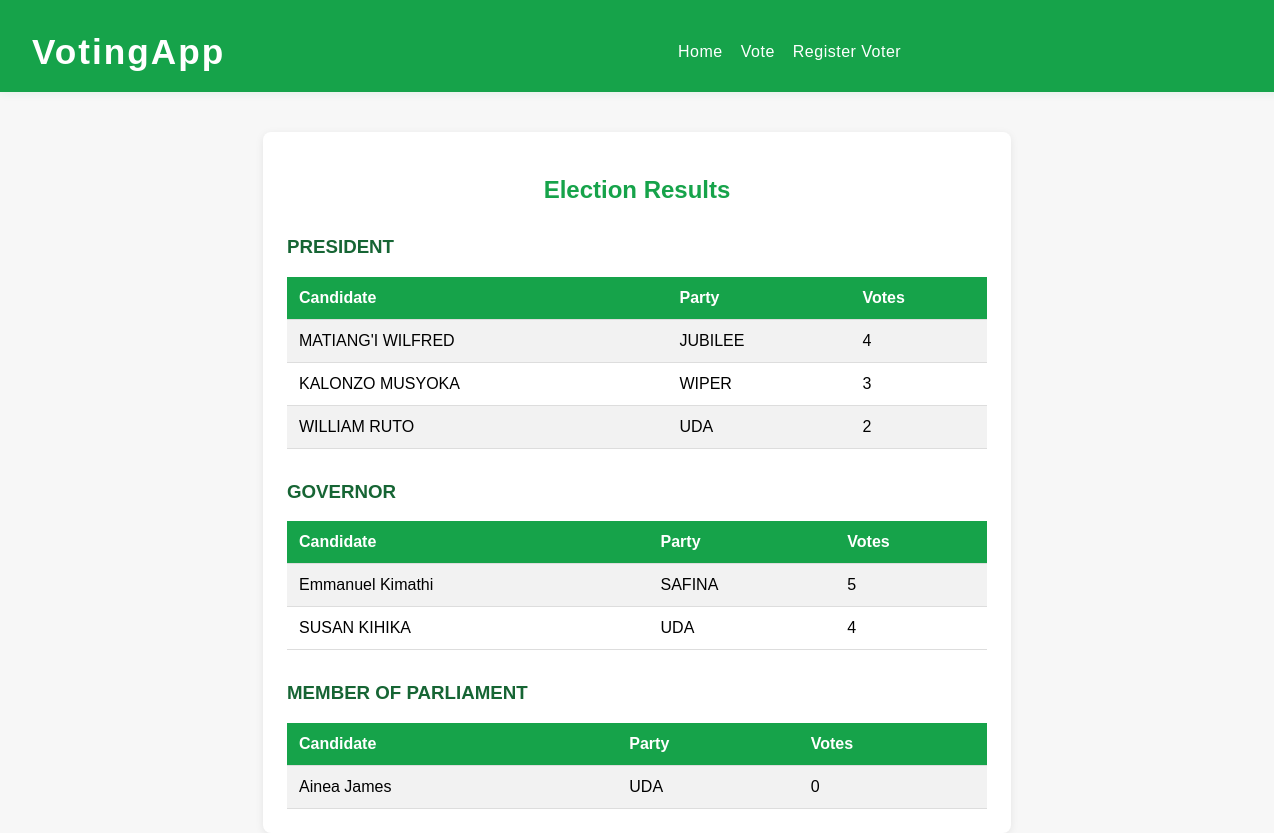
Before: /evoting/results/ (signed in) with the older database file.
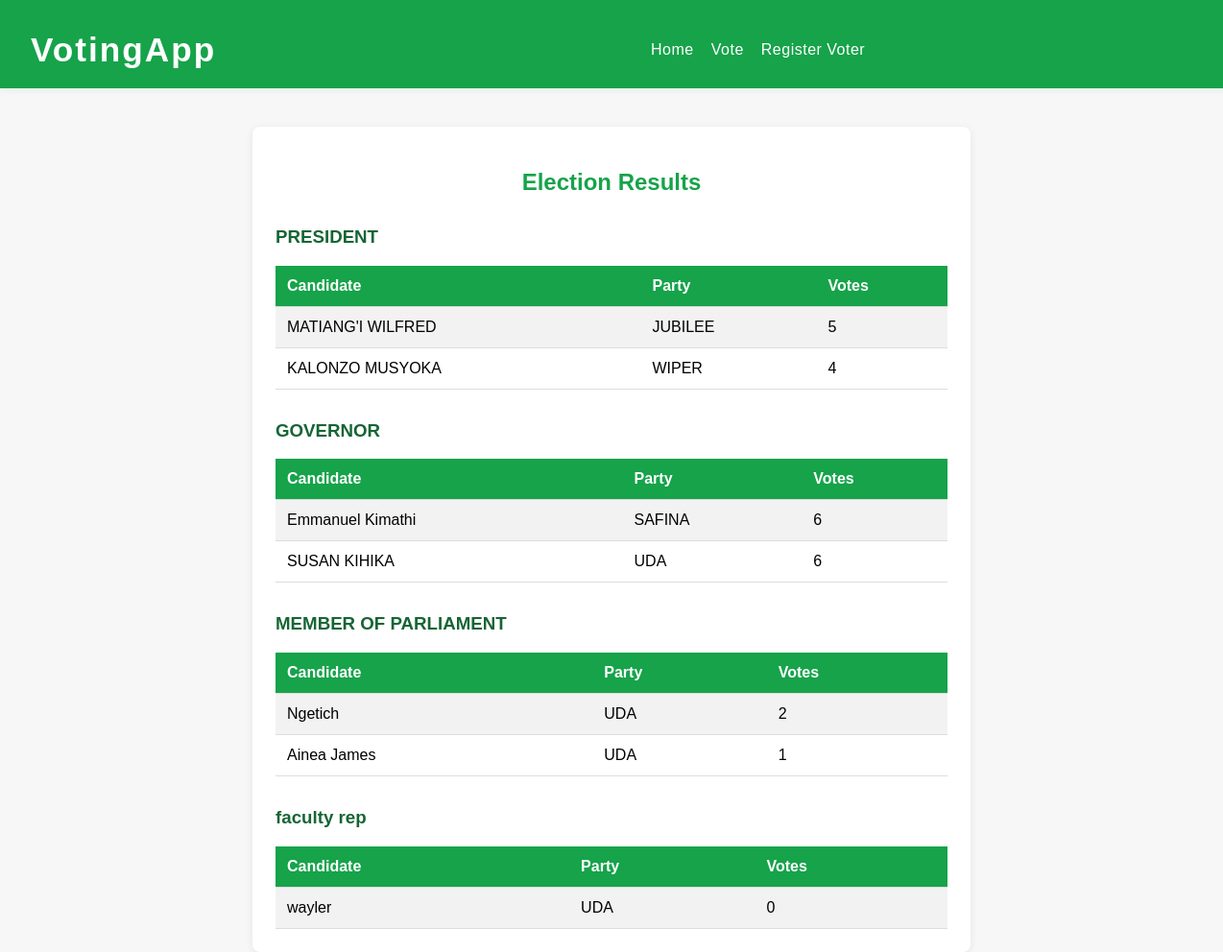
After: the same page with the newer database file.
### Evoting/models.py (models this page shows, shortened)
class Candidate(models.Model):
    name = models.CharField(max_length=100)
    party = models.CharField(max_length=100, default='')
    position = models.CharField(max_length=100, default='')
    votes = models.PositiveIntegerField(default=0)
    is_faculty_representative = models.BooleanField(default=True)
    faculty = models.CharField(
        max_length=50, choices=FACULTY_CHOICES, null=True, blank=True
    )

### Evoting/views.py (the view)
# urls.py: path('results/', views.results, name='results'),
@login_required
def results(request):
    positions = Candidate.objects.values_list('position', flat=True).distinct()
    results_by_position = {}
    for position in positions:
        results_by_position[position] = Candidate.objects.filter(position=position).order_by('-votes')
    return render(request, "results.html", {"results_by_position": results_by_position})

### Evoting/templates/results.html (shortened to what this page needs)
<!DOCTYPE html>
<html lang="en">
<head>
</head>
<body>
    <div class="header">
        <span>VotingApp</span>
        <nav>
            <a href="{% url 'Evoting:index' %}">Home</a>
            <a href="{% url 'Evoting:vote' %}">Vote</a>
            <a href="{% url 'Evoting:register_voter' %}">Register Voter</a>
        </nav>
    </div>
    <div class="container">
        <h2>Election Results</h2>
        {% for position, candidates in results_by_position.items %}
            <h3>{{ position }}</h3>
            <table>
                <tr>
                    <th>Candidate</th>
                    <th>Party</th>
                    <th>Votes</th>
                </tr>
                {% for candidate in candidates %}
                <tr>
                    <td>{{ candidate.name }}</td>
                    <td>{{ candidate.party }}</td>
                    <td>{{ candidate.votes }}</td>
                </tr>
                {% empty %}
                <tr>
                    <td colspan="3" style="text-align:center;">No candidates for this position.</td>
                </tr>
                {% endfor %}
            </table>
        {% endfor %}
    </div>
</body>
</html>

### Evoting/templates/results.html (style rules this page uses)
html, body { height: 100%; margin: 0; padding: 0; }
body { font-family: Arial, sans-serif; background: #f7f7f7; margin: 0; padding: 0; }
.header { background: #16a34a; color: #fff; padding: 32px 0 20px 0; display: flex; align-items: center; justify-content: flex-start; margin-bottom: 32px; box-shadow: 0 2px 8px rgba(22,163,74,0.08); padding-left: 32px; padding-right: 32px; width: 100vw; position: relative; top: 0; left: 0; z-index: 10; }
.header span { font-size: 2.2rem; font-weight: 700; letter-spacing: 2px; margin-right: 48px; }
.header nav { display: flex; align-items: center; justify-content: center; flex: 1; }
.header nav a { color: #fff; text-decoration: none; margin-right: 18px; font-weight: 400; font-size: 1rem; letter-spacing: 0.5px; transition: text-decoration 0.2s; }
.header nav a:last-child { margin-right: 0; }
.container { max-width: 700px; margin: 40px auto; background: #fff; padding: 24px; border-radius: 8px; box-shadow: 0 2px 8px rgba(0,0,0,0.08); }
h2 { text-align: center; color: #16a34a; }
h3 { color: #166534; margin-top: 32px; }
table { width: 100%; border-collapse: collapse; margin-top: 12px; }
th, td { padding: 12px; border-bottom: 1px solid #ddd; text-align: left; }
th { background: #16a34a; color: #fff; }
tr:nth-child(even) { background: #f2f2f2; }

Changed rows visible on the page:
removed Candidate: name "WILLIAM RUTO", party "UDA", votes "2", shown under "PRESIDENT"
changed Candidate "MATIANG'I WILFRED": votes "4" → "5"
changed Candidate "KALONZO MUSYOKA": votes "3" → "4"
changed Candidate "Emmanuel Kimathi": votes "5" → "6"
changed Candidate "SUSAN KIHIKA": votes "4" → "6"
added Candidate: name "Ngetich", party "UDA", votes "2", shown under "MEMBER OF PARLIAMENT"
changed Candidate "Ainea James": votes "0" → "1"
added Candidate: name "wayler", party "UDA", votes "0", shown under "faculty rep"
Other visible differences:
new list line: "faculty rep Candidate Party Votes"
